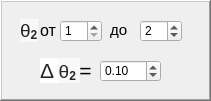
   <widget class="QFrame" name="frame_3">
    <property name="geometry">
     <rect>
      <x>460</x>
      <y>140</y>
      <width>211</width>
      <height>101</height>
     </rect>
    </property>
    <property name="frameShape">
     <enum>QFrame::WinPanel</enum>
    </property>
    <property name="frameShadow">
     <enum>QFrame::Raised</enum>
    </property>
    <widget class="QLabel" name="lbl_9">
     <property name="geometry">
      <rect>
       <x>20</x>
       <y>10</y>
       <width>21</width>
       <height>41</height>
      </rect>
     </property>
     <property name="text">
      <string>&lt;html&gt;&lt;head/&gt;&lt;body&gt;&lt;p&gt;&lt;span style=&quot; font-family:'serif'; font-size:14pt; color:#252525; background-color:#f9f9f9;&quot;&gt;θ&lt;/span&gt;&lt;span style=&quot; font-family:'serif'; font-size:14pt; font-weight:600; color:#252525; background-color:#f9f9f9; vertical-align:sub;&quot;&gt;2&lt;/span&gt;&lt;/p&gt;&lt;/body&gt;&lt;/html&gt;</string>
     </property>
    </widget>
    <widget class="QLabel" name="lbl_10">
     <property name="geometry">
      <rect>
       <x>40</x>
       <y>20</y>
       <width>21</width>
       <height>21</height>
      </rect>
     </property>
     <property name="text">
      <string>&lt;html&gt;&lt;head/&gt;&lt;body&gt;&lt;p&gt;&lt;span style=&quot; font-size:12pt;&quot;&gt;от&lt;/span&gt;&lt;/p&gt;&lt;/body&gt;&lt;/html&gt;</string>
     </property>
    </widget>
    <widget class="QLabel" name="lbl_11">
     <property name="geometry">
      <rect>
       <x>110</x>
       <y>20</y>
       <width>21</width>
       <height>21</height>
      </rect>
     </property>
     <property name="text">
      <string>&lt;html&gt;&lt;head/&gt;&lt;body&gt;&lt;p&gt;&lt;span style=&quot; font-size:11pt;&quot;&gt;до&lt;/span&gt;&lt;/p&gt;&lt;/body&gt;&lt;/html&gt;</string>
     </property>
    </widget>
    <widget class="QSpinBox" name="spinBox">
     <property name="geometry">
      <rect>
       <x>60</x>
       <y>20</y>
       <width>42</width>
       <height>22</height>
      </rect>
     </property>
     <property name="minimum">
      <number>1</number>
     </property>
     <property name="maximum">
      <number>99</number>
     </property>
     <property name="value">
      <number>1</number>
     </property>
    </widget>
    <widget class="QSpinBox" name="spinBox_2">
     <property name="geometry">
      <rect>
       <x>140</x>
       <y>20</y>
       <width>42</width>
       <height>22</height>
      </rect>
     </property>
     <property name="minimum">
      <number>1</number>
     </property>
     <property name="maximum">
      <number>99</number>
     </property>
     <property name="value">
      <number>2</number>
     </property>
    </widget>
    <widget class="QLabel" name="lbl_5">
     <property name="geometry">
      <rect>
       <x>40</x>
       <y>50</y>
       <width>81</width>
       <height>41</height>
      </rect>
     </property>
     <property name="text">
      <string>&lt;!DOCTYPE HTML PUBLIC &quot;-//W3C//DTD HTML 4.0//EN&quot; &quot;http://www.w3.org/TR/REC-html40/strict.dtd&quot;&gt;
&lt;html&gt;&lt;head&gt;&lt;meta name=&quot;qrichtext&quot; content=&quot;1&quot; /&gt;&lt;style type=&quot;text/css&quot;&gt;
p, li { white-space: pre-wrap; }
&lt;/style&gt;&lt;/head&gt;&lt;body style=&quot; font-family:'MS Shell Dlg 2'; font-size:8pt; font-weight:400; font-style:normal;&quot;&gt;
&lt;p style=&quot; margin-top:12px; margin-bottom:12px; margin-left:0px; margin-right:0px; -qt-block-indent:0; text-indent:0px;&quot;&gt;&lt;span style=&quot; font-family:'arial,sans-serif'; font-size:16pt; color:#222222; background-color:#ffffff;&quot;&gt;Δ &lt;/span&gt;&lt;span style=&quot; font-family:'serif'; font-size:14pt; color:#252525; background-color:#f9f9f9;&quot;&gt;θ&lt;/span&gt;&lt;span style=&quot; font-family:'serif'; font-size:14pt; font-weight:600; color:#252525; background-color:#f9f9f9; vertical-align:sub;&quot;&gt;2 &lt;/span&gt;&lt;span style=&quot; font-family:'Times New Roman,serif'; font-size:16pt;&quot;&gt;=&lt;/span&gt;&lt;/p&gt;&lt;/body&gt;&lt;/html&gt;</string>
     </property>
    </widget>
    <widget class="QDoubleSpinBox" name="dblSpinBox_7">
     <property name="geometry">
      <rect>
       <x>100</x>
       <y>60</y>
       <width>61</width>
       <height>22</height>
      </rect>
     </property>
     <property name="wrapping">
      <bool>true</bool>
     </property>
     <property name="decimals">
      <number>2</number>
     </property>
     <property name="minimum">
      <double>0.000000000000000</double>
     </property>
     <property name="maximum">
      <double>2.000000000000000</double>
     </property>
     <property name="singleStep">
      <double>0.050000000000000</double>
     </property>
     <property name="value">
      <double>0.100000000000000</double>
     </property>
    </widget>
   </widget>
